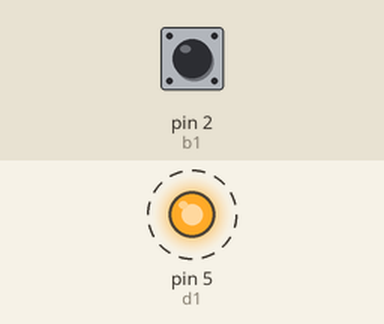
Recording of a sketch running on a simulated Arduino Uno, built with avr-gcc and run on an emulated ATmega328P. Shown: output pins drawn as LEDs (lit = HIGH). Dashed ring = blinking. The test bench sets the inputs (shaded band); at power-on: pin 2 (b1) HIGH. What the sketch prints to the serial monitor is not drawn.

Above: at 0.45 s.
Timing chart, 0 to 3.3 s (numbered marks = the images above):
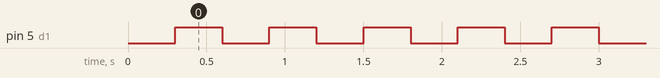

Measured:
- by itself, pin 5 (d1): alternates HIGH for 0.30 s and LOW for 0.30 s

The sketch:

sensor.ino
```cpp
int b1 = 2;
int d1 = 5;

int cnt=0,cnt2;
int timer=0;
                // a maximum of eight servo objects can be created
int pos = 0;    // variable to store the servo position
void setup() {
  Serial.begin(9600);      //initialize serial
pinMode(b1, INPUT_PULLUP);
pinMode(d1, OUTPUT);
digitalWrite(d1, HIGH);
digitalWrite(d1,LOW);
  delay(300);               // wait for a second
 cnt=0;
}

void loop() {

  if(digitalRead(b1) == HIGH){
Serial.println("VIBRATION ALERT");

  digitalWrite(d1, HIGH);
  delay(300);               // wait for a second
  digitalWrite(d1, LOW);
  delay(300);               // wait for a second

  digitalWrite(d1, HIGH);
  delay(300);               // wait for a second
  digitalWrite(d1, LOW);
  delay(300);               // wait for a second

  digitalWrite(d1, HIGH);
  delay(300);               // wait for a second
  digitalWrite(d1, LOW);
  delay(300);               // wait for a second

  }
}
```
